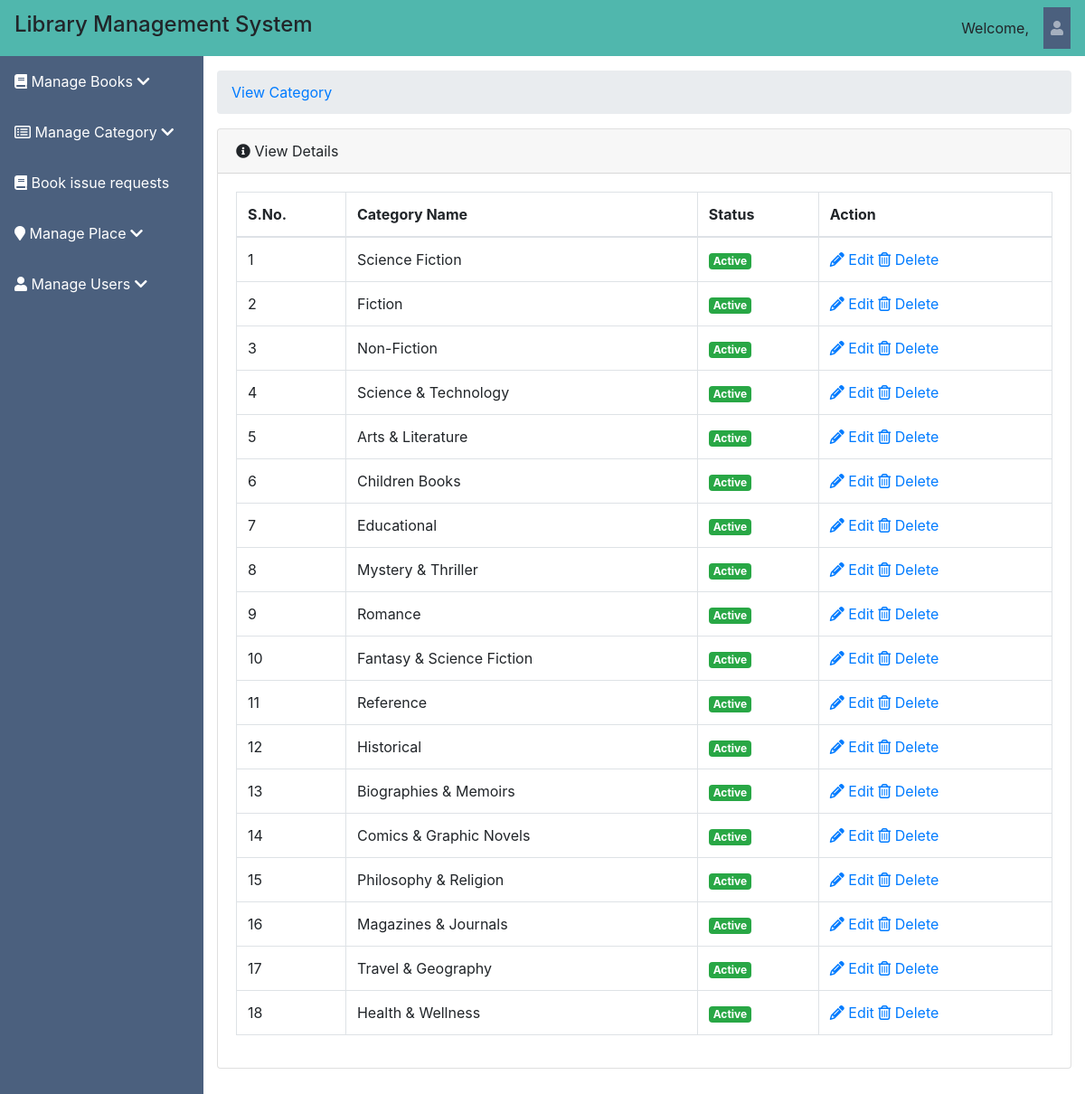
The page /library_management/admin/view-category.php (signed in) on the database its author committed.
### tables this page shows
CREATE TABLE `category` (
  `id` int(11) NOT NULL,
  `category_name` varchar(250) NOT NULL,
  `status` tinyint(4) NOT NULL COMMENT '1=active, 0=inactive',
  `created_at` timestamp NOT NULL DEFAULT current_timestamp() ON UPDATE current_timestamp()
);

### library_management/admin/view-category.php (the view, shortened to what this page needs)
<?php
include ('../connection.php');
?>
<?php include('include/header.php'); ?>
  <div id="wrapper">
    <?php include('include/side-bar.php'); ?>
    <div id="content-wrapper">
      <div class="container-fluid">
        <ol class="breadcrumb">
          <li class="breadcrumb-item">
            <a href="#">View Category</a>
          </li>
        </ol>
  <div class="card mb-3">
          <div class="card-header">
            <i class="fa fa-info-circle"></i>
            View Details</div>
            <div class="card-body">
            <div class="table-responsive">
              <table class="table table-bordered" id="dataTable" width="100%" cellspacing="0">
                <thead>
                                            <tr>
                                                <th>S.No.</th>
                                                <th>Category Name</th>
                                                <th>Status</th>
                                                <th>Action</th>
                                            </tr>
                                        </thead>
                                        <tbody>
										<?php
										$select_query = mysqli_query($conn, "select * from category");
										$sn = 1;
										while($row = mysqli_fetch_array($select_query))
										{
										?>
                                            <tr>
                                                <td><?php echo $sn; ?></td>
                                                <td><?php echo $row['category_name']; ?></td>
                                                <?php if($row['status']==1){
                                                  ?><td><span class="badge badge-success">Active</span></td>
                                        <?php } else { ?><td><span class="badge badge-danger">Inactive</span></td>
                                           <?php } ?>
                                                  <td>
                                                  <a href="edit-category.php?id=<?php echo $row['id'];?>"><i class="fa fa-pencil m-r-5"></i> Edit</a>
                                                  <a href="view-category.php?ids=<?php echo $row['id'];?>" onclick="return confirmDelete()"><i class="fa fa-trash-o m-r-5"></i> Delete</a>
                                                  </td>
                                                </tr>
										<?php $sn++; } ?>
                                        </tbody>
                                    </table>
                                </div>
                            </div>
                            </div>
    </div>
        </div>
 <?php include('include/footer.php'); ?>

### library_management/admin/include/header.php (shortened to what this page needs)
<!DOCTYPE html>
<html lang="en">
<head><meta http-equiv="Content-Type" content="text/html; charset=utf-8">
  <link href="vendor/fontawesome-free/css/all.min.css" rel="stylesheet" type="text/css">
  <link href="css/sb-admin.css" rel="stylesheet">
  <link href="css/custom_style.css?ver=1.1" rel="stylesheet">
  <link rel="stylesheet" href="https://cdnjs.cloudflare.com/ajax/libs/font-awesome/4.7.0/css/font-awesome.min.css">
  </head>
<body id="page-top">
  <nav class="navbar navbar-expand navbar-dark bg-dark static-top">
    <h4>Library Management System</h4>
    <form class="d-none d-md-inline-block form-inline ml-auto mr-0 mr-md-3 my-2 my-md-0">
     <span >Welcome, <?php echo $name; ?></span>
    </form>
    <ul class="navbar-nav ml-auto ml-md-0">
      <li class="nav-item dropdown no-arrow">
        <a class="nav-link dropdown-toggle" href="#" id="userDropdown" role="button" data-toggle="dropdown" aria-haspopup="true" aria-expanded="false">
          <i class="fas fa-user"></i>
        </a>
      </li>
    </ul>
  </nav>

### library_management/admin/include/side-bar.php (shortened to what this page needs)
<!DOCTYPE html>
<html lang="en">
<head>
  <link rel="stylesheet" href="https://cdnjs.cloudflare.com/ajax/libs/font-awesome/5.15.4/css/all.min.css">
</head>
<body>
  <ul class="sidebar navbar-nav">
    <li class="nav-item dropdown">
      <a class="nav-link" href="javascript:void(0);" onclick="toggleDropdown('bookDropdown')"style="color: white;">
        <i class="fa fa-book"></i>
        <span>Manage Books</span>
        <i class="fas fa-chevron-down"></i>
      </a>
    </li>
    <li class="nav-item dropdown">
      <a class="nav-link" href="javascript:void(0);" onclick="toggleDropdown('categoryDropdown')"style="color: white;">
        <i class="fa fa-list-alt"></i>
        <span>Manage Category</span>
        <i class="fas fa-chevron-down"></i>
      </a>
    </li>
    <li class="nav-item dropdown">
        <a class="nav-link " href="issue-request.php" style="color: white;">
          <i class="fa fa-book"></i>
          <span>Book issue requests</span>
        </a>
    </li>
    <li class="nav-item dropdown">
      <a class="nav-link" href="javascript:void(0);" onclick="toggleDropdown('placeDropdown')"style="color: white;">
        <i class="fa fa-map-marker"></i>
        <span>Manage Place</span>
        <i class="fas fa-chevron-down"></i>
      </a>
    </li>
    <li class="nav-item dropdown">
      <a class="nav-link" href="javascript:void(0);" onclick="toggleDropdown('manageuserDropdown')"style="color: white;">
        <i class="fa fa-user"></i>
        <span>Manage Users</span>
        <i class="fas fa-chevron-down"></i>
      </a>
    </li>
  </ul>
</body>
</html>

### library_management/admin/include/footer.php (shortened to what this page needs)
</body>
</html>

### library_management/admin/include/side-bar.php (style rules this page uses)
.sidebar { width: 250px; background-color: #4B607E; padding: 0; color: white; }
.nav-item { list-style-type: none; margin: 0; }
.nav-link { text-decoration: none; color: black; display: flex; align-items: center; justify-content: space-between; padding: 15px; background-color: #4B607E; border: none; width: 100%; cursor: pointer; text-align: left; font-size: 16px; }

### rows shown on the page
category: category_name "Science Fiction", status "Active"
category: category_name "Fiction", status "Active"
category: category_name "Non-Fiction", status "Active"
category: category_name "Science & Technology", status "Active"
category: category_name "Arts & Literature", status "Active"
category: category_name "Children Books", status "Active"
category: category_name "Educational", status "Active"
category: category_name "Mystery & Thriller", status "Active"
category: category_name "Romance", status "Active"
category: category_name "Fantasy & Science Fiction", status "Active"
category: category_name "Reference", status "Active"
category: category_name "Historical", status "Active"
category: category_name "Biographies & Memoirs", status "Active"
category: category_name "Comics & Graphic Novels", status "Active"
category: category_name "Philosophy & Religion", status "Active"
category: category_name "Magazines & Journals", status "Active"
category: category_name "Travel & Geography", status "Active"
category: category_name "Health & Wellness", status "Active"
